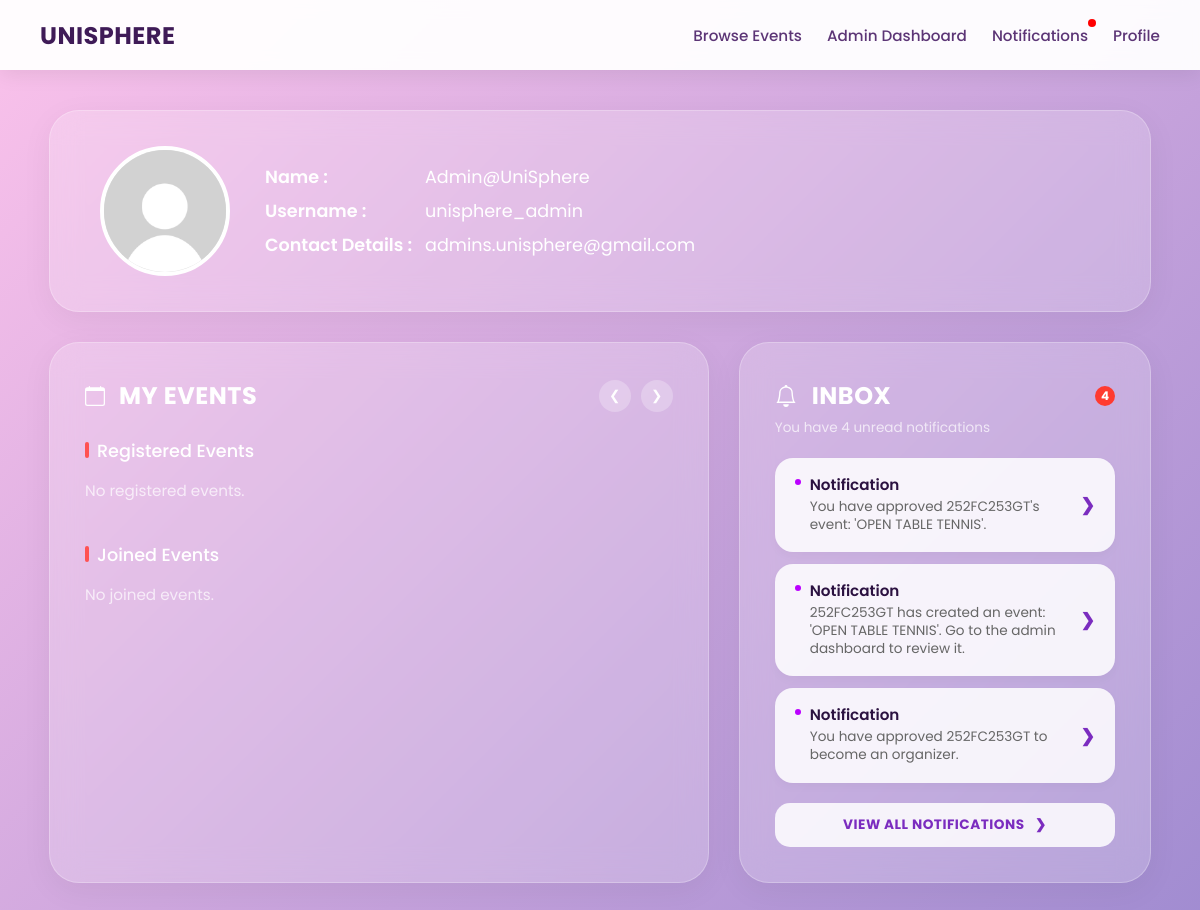
Page /user_dashboard (signed in) on the earlier database version.
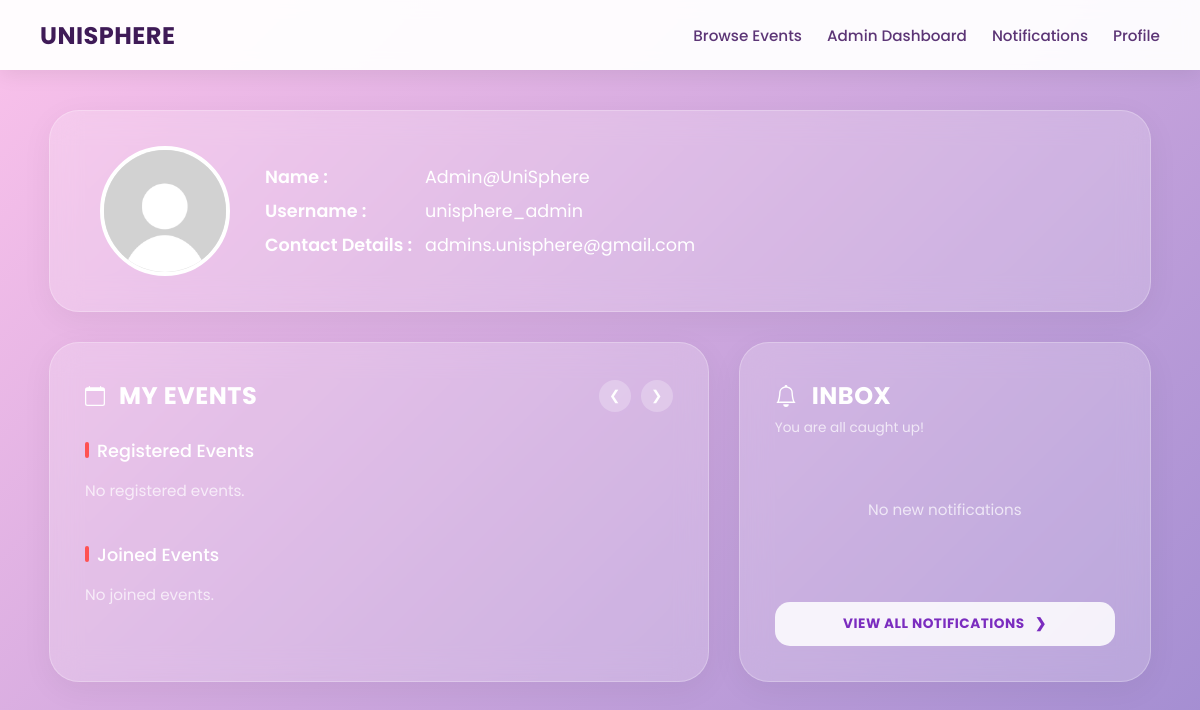
Same page on the later database version.
### tables this page shows
CREATE TABLE notifications (
    id INTEGER PRIMARY KEY AUTOINCREMENT,
    student_id varchar(10) NOT NULL,
    message TEXT NOT NULL,
    type TEXT NOT NULL,
    is_read INTEGER DEFAULT 0,
    created_at TIMESTAMP DEFAULT CURRENT_TIMESTAMP, redirect TEXT,
    FOREIGN KEY (student_id) REFERENCES users_general(student_id)
);

### app.py (the view)
@app.route('/user_dashboard')
def dashboard():
    username = session.get('user')
    if not username:
        return redirect(url_for('login'))
    conn = get_db_connection()
    cursor = conn.cursor()
    cursor.execute("""
        SELECT * FROM users_general
        LEFT JOIN user_details ON users_general.student_id = user_details.student_id
        WHERE users_general.username = ?
    """, (username,))
    user = cursor.fetchone()
    if not user:
        conn.close()
        return "User not found"
    cursor.execute("""
        SELECT e.event_id, e.event_name, e.event_description,
               e.start_date, e.end_date, e.start_time, e.end_time,
               e.main_location, e.faculty_wing, e.specific_location, e.event_mode, e.event_link, e.event_poster
        FROM events e
        INNER JOIN event_registrations er ON e.event_id = er.event_id
        WHERE er.student_id = ? AND e.end_date >= date('now')
    """, (user["student_id"],))
    events = cursor.fetchall()
    cursor.execute("""
        SELECT e.event_id, e.event_name, e.event_description,
               e.start_date, e.end_date, e.start_time, e.end_time,
               e.main_location, e.faculty_wing, e.specific_location, e.event_mode, e.event_link, e.event_poster
        FROM events e
        INNER JOIN event_registrations er ON e.event_id = er.event_id
        WHERE er.student_id = ? AND e.end_date < date('now')
    """, (user["student_id"],))
    joined_events = cursor.fetchall()
    cursor.execute("""
        SELECT * FROM notifications
        WHERE student_id = ? AND is_read = 0
        ORDER BY ROWID DESC
    """, (user["student_id"],))
    notifications = cursor.fetchall()
    cursor.execute("""
        SELECT COUNT(*) as count
        FROM notifications
        WHERE student_id = ? AND is_read = 0
    """, (user["student_id"],))
    unread_data = cursor.fetchone()
    unread_notifications = unread_data["count"] if unread_data else 0
    conn.close()
    return render_template(
        'user_dashboard.html',
        user=user,
        events=events,
        joined_events=joined_events,
        notifications=notifications,
        unread_notifications=unread_notifications
    )

### app.py (called while the page is built)
def get_db_connection():
    conn = sqlite3.connect('database.db')
    conn.row_factory = sqlite3.Row
    conn.execute("PRAGMA foreign_keys = 1")
    return conn

@app.context_processor
def inject_notifications():
    if 'student_id' not in session:
        return dict(unread_notifications=0)
    conn = get_db_connection()
    cursor = conn.cursor()
    cursor.execute("SELECT COUNT(*) AS total FROM notifications WHERE student_id = ? AND is_read = 0",
    (session['student_id'],))
    result = cursor.fetchone()
    conn.close()
    return dict(unread_notifications=result['total'])

### templates/user_dashboard.html (shortened to what the changed rows need)
<!DOCTYPE html>
<html lang="en">
    <head>
    </head>
    <body>
        <nav class="navbar">
            <div class="navbar-links">
                {% if session.get('role') == 'user' %}
                    <a href="/eventbrowsing">Browse Events</a>
                    <a href="/be_organizer">Become Organizer</a>
                    <a href="/notifications" class="notification-link">
                        Notifications
                        {% if unread_notifications > 0 %}
                            <span class="notification-dot"></span>
                        {% endif %}
                    </a>
                    <a href="/user_dashboard">Profile</a>
                {% elif session.get('role') == 'admin' %}
                    <a href="/notifications" class="notification-link">
                        Notifications
                        {% if unread_notifications > 0 %}
                            <span class="notification-dot"></span>
                        {% endif %}
                    </a>
                {% endif %}
            </div>
        </nav>
<div class="dashboard">
            <div class="main-grid">
                <div class="card">
                    <div class="card-header-row">
                        <h2 class="card-title-main">
                            <svg width="20" height="20" fill="currentColor" viewBox="0 0 16 16" style="margin-right:4px;"><path d="M3.5 0a.5.5 0 0 1 .5.5V1h8V.5a.5.5 0 0 1 1 0V1h1a2 2 0 0 1 2 2v11a2 2 0 0 1-2 2H2a2 2 0 0 1-2-2V3a2 2 0 0 1 2-2h1V.5a.5.5 0 0 1 .5-.5zM1 4v10a1 1 0 0 0 1 1h12a1 1 0 0 0 1-1V4H1z"/></svg>
                            My Events
                        </h2>
                    </div>
                </div>
     <div class="card inbox-card">
    <div class="card-header-row">
        <h2 class="card-title-main" style="gap:15px;">
            Inbox
        </h2>
        {% if unread_notifications and unread_notifications > 0 %}
            <span class="notification-badge-count">{{ unread_notifications }}</span>
        {% endif %}
    </div>
    {% if notifications %}
        <p class="inbox-subtitle">You have {{ unread_notifications if unread_notifications else '0' }} unread notifications</p>
    {% else %}
        <p class="inbox-subtitle">You are all caught up!</p>
    {% endif %}
    <div class="notifications-list">
        {% if notifications %}
            {% for n in notifications[:3] %}
                <a href="/notifications" class="notif-item">
                    <div class="notif-content-wrapper">
                        <div class="notif-title">{{ n["title"] if n["title"] else "Notification" }}</div>
                        <div class="notif-desc">{{ n["description"] if n["description"] else n["message"] }}</div>
                    </div>
                    <span class="chevron-icon">&#10095;</span>
                </a>
            {% endfor %}
        {% else %}
            <div style="text-align: center; padding: 40px 20px; color: rgba(255,255,255,0.7); font-size: 0.95rem;">
                No new notifications
            </div>
        {% endif %}
    </div>
    <a href="/notifications" class="view-all-notif-btn">View All Notifications &nbsp; &#10095;</a>
</div>
</div>
</body>
</html>

Differences in the rows shown:
removed notifications: n "Notification", message "You have approved 252FC253GT's event: 'OPEN TABLE TENNIS'."
removed notifications: n "Notification", message "252FC253GT has created an event: 'OPEN TABLE TENNIS'. Go to the admin dashboard to review it."
removed notifications: n "Notification", message "You have approved 252FC253GT to become an organizer."
Other differences:
{{ unread_notifications }}: "4" → (not shown)
{{ unread_notifications if unread_notifications else '0' }}: "4" → (not shown)
text no longer shown: "You have unread notifications"
text now shown: "You are all caught up! No new notifications"
